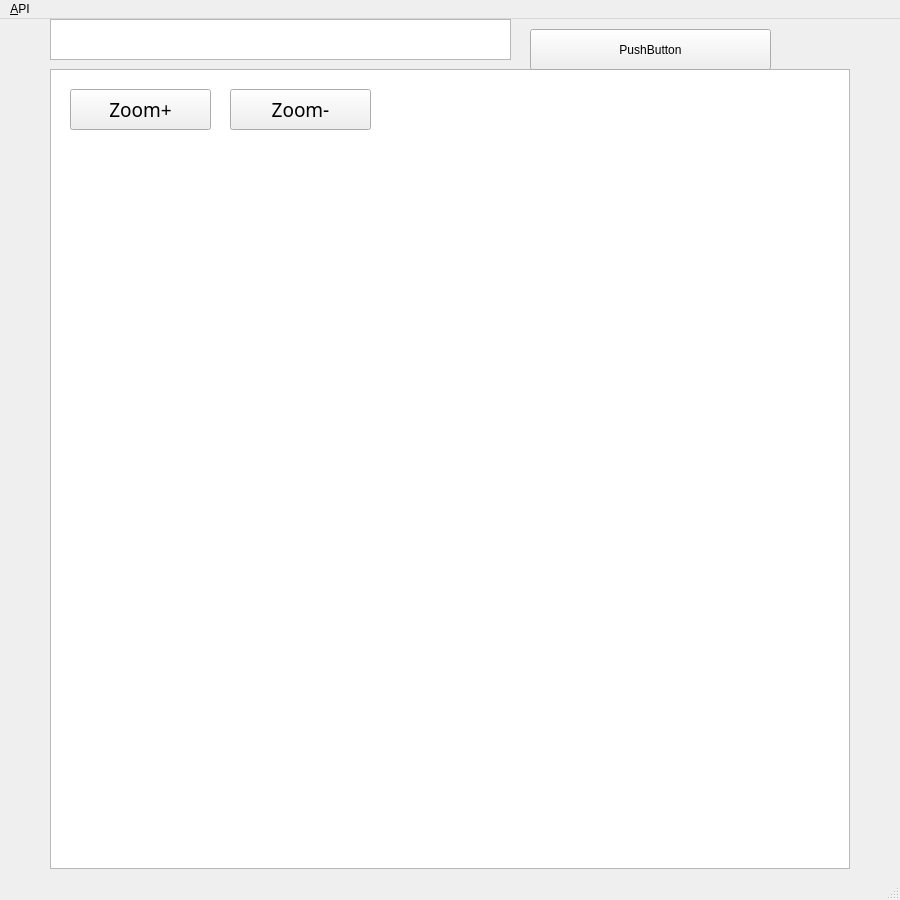
<?xml version="1.0" encoding="UTF-8"?>
<ui version="4.0">
 <class>MainWindow</class>
 <widget class="QMainWindow" name="MainWindow">
  <property name="geometry">
   <rect>
    <x>0</x>
    <y>0</y>
    <width>900</width>
    <height>900</height>
   </rect>
  </property>
  <property name="cursor">
   <cursorShape>ArrowCursor</cursorShape>
  </property>
  <property name="focusPolicy">
   <enum>Qt::NoFocus</enum>
  </property>
  <property name="windowTitle">
   <string>MainWindow</string>
  </property>
  <widget class="QWidget" name="centralwidget">
   <property name="enabled">
    <bool>true</bool>
   </property>
   <widget class="QGraphicsView" name="graphicsView">
    <property name="geometry">
     <rect>
      <x>50</x>
      <y>50</y>
      <width>800</width>
      <height>800</height>
     </rect>
    </property>
    <property name="mouseTracking">
     <bool>true</bool>
    </property>
    <property name="focusPolicy">
     <enum>Qt::WheelFocus</enum>
    </property>
    <property name="contextMenuPolicy">
     <enum>Qt::PreventContextMenu</enum>
    </property>
    <property name="verticalScrollBarPolicy">
     <enum>Qt::ScrollBarAlwaysOff</enum>
    </property>
    <property name="horizontalScrollBarPolicy">
     <enum>Qt::ScrollBarAlwaysOff</enum>
    </property>
    <property name="interactive">
     <bool>true</bool>
    </property>
    <property name="dragMode">
     <enum>QGraphicsView::ScrollHandDrag</enum>
    </property>
   </widget>
   <widget class="QPushButton" name="pushButton">
    <property name="geometry">
     <rect>
      <x>70</x>
      <y>70</y>
      <width>141</width>
      <height>41</height>
     </rect>
    </property>
    <property name="font">
     <font>
      <family>Segoe MDL2 Assets</family>
      <pointsize>14</pointsize>
     </font>
    </property>
    <property name="text">
     <string>Zoom+</string>
    </property>
   </widget>
   <widget class="QPushButton" name="pushButton_2">
    <property name="geometry">
     <rect>
      <x>230</x>
      <y>70</y>
      <width>141</width>
      <height>41</height>
     </rect>
    </property>
    <property name="font">
     <font>
      <family>Segoe MDL2 Assets</family>
      <pointsize>14</pointsize>
      <weight>50</weight>
      <bold>false</bold>
     </font>
    </property>
    <property name="text">
     <string>Zoom-</string>
    </property>
   </widget>
   <widget class="QTextEdit" name="textEdit">
    <property name="geometry">
     <rect>
      <x>50</x>
      <y>0</y>
      <width>461</width>
      <height>41</height>
     </rect>
    </property>
   </widget>
   <widget class="QPushButton" name="pushButton_3">
    <property name="geometry">
     <rect>
      <x>530</x>
      <y>10</y>
      <width>241</width>
      <height>41</height>
     </rect>
    </property>
    <property name="text">
     <string>PushButton</string>
    </property>
   </widget>
  </widget>
  <widget class="QMenuBar" name="menubar">
   <property name="geometry">
    <rect>
     <x>0</x>
     <y>0</y>
     <width>900</width>
     <height>21</height>
    </rect>
   </property>
   <widget class="QMenu" name="menu_API">
    <property name="title">
     <string>&amp;API</string>
    </property>
    <addaction name="actionOpen_Streen_Map"/>
    <addaction name="separator"/>
    <addaction name="actionYandex_Map"/>
   </widget>
   <addaction name="menu_API"/>
  </widget>
  <widget class="QStatusBar" name="statusbar"/>
  <action name="actionOpen_Streen_Map">
   <property name="text">
    <string>Open Streen Map</string>
   </property>
  </action>
  <action name="actionYandex_Map">
   <property name="text">
    <string>Yandex Map</string>
   </property>
  </action>
 </widget>
 <resources/>
 <connections/>
</ui>
